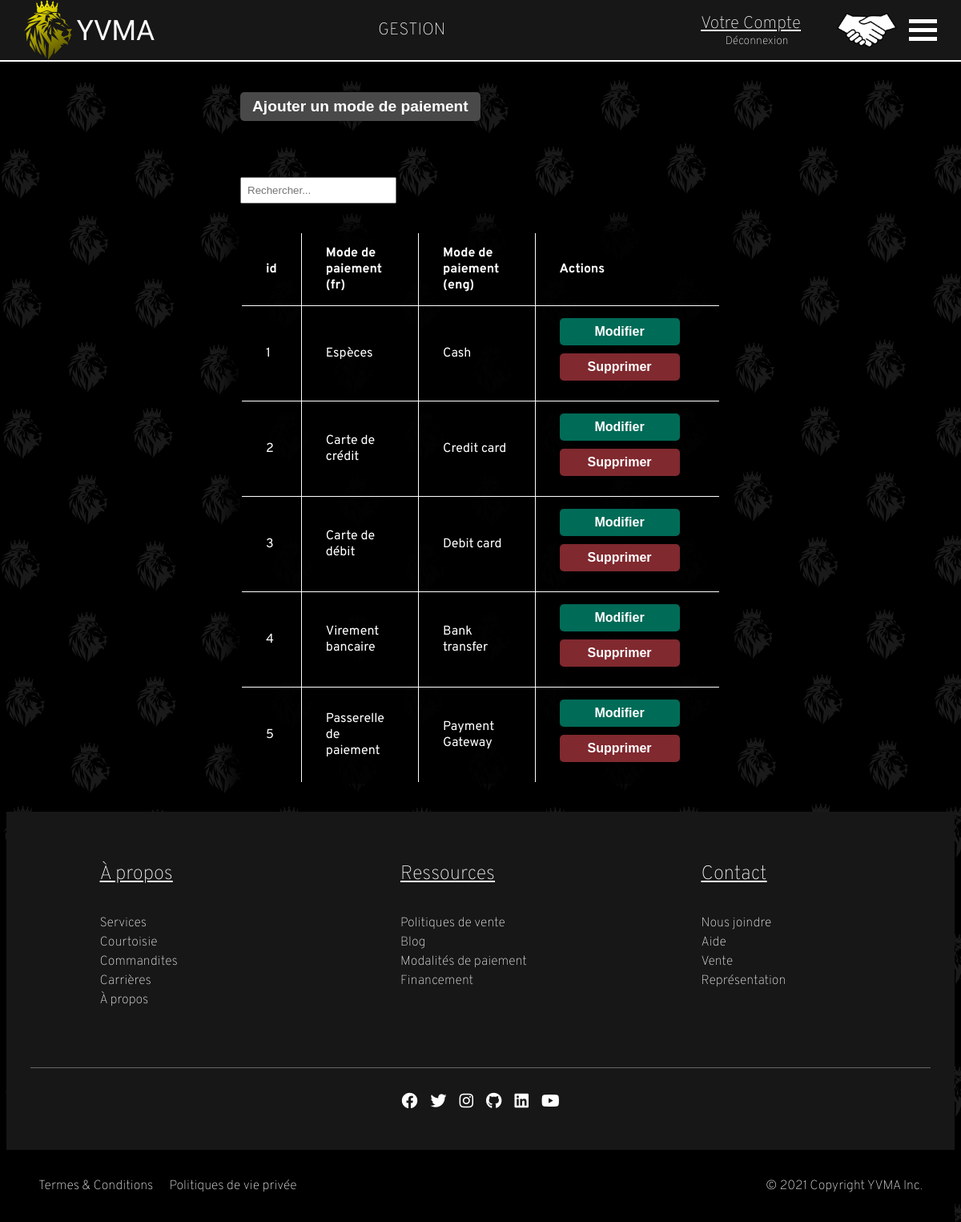
The page /VEHICULES_DOCCASION_INC/index.php?Commande&action=listeModePaiement (signed in) on the database its author committed.
### tables this page shows
CREATE TABLE modePaiement (
	idModePaiement SMALLINT UNSIGNED AUTO_INCREMENT,
	nomModeFR VARCHAR(50),
	nomModeEN VARCHAR(50),
	visibilite BOOLEAN NOT NULL,
	PRIMARY KEY(idModePaiement)
);

### VEHICULES_DOCCASION_INC/index.php (called while the page is built, shortened)
<?php
    function mon_autoloader($classe) {
        $repertoires = array(RACINE . "controleurs/",
						RACINE . "modeles/",
						RACINE . "vues/");
        foreach ($repertoires as $rep) {
            if (file_exists($rep . $classe . ".php")) {
                return;
            }
        }
    }
	Routeur::route();
?>

### VEHICULES_DOCCASION_INC/modeles/TemplateDAO.php (called while the page is built, shortened)
<?php
	abstract class TemplateDAO {
		protected $connexion;
		public function __construct() {
			$this->connexion = new PDO("mysql:host=localhost;dbname=concessionnaire", "root", "");
			$this->connexion->exec("SET NAMES'UTF8'");
		}
        public function obtenir_tous($nomTable) {
            $requete = "SELECT * FROM $nomTable WHERE $nomTable.visibilite = 1";
            $resultats = $this -> connexion -> query($requete);
            $resultats -> execute();
            return $resultats -> fetchAll(PDO::FETCH_ASSOC);
        }
	}
?>

### VEHICULES_DOCCASION_INC/vues/ListeModePaiement.php (the view, shortened to what this page needs)
<section class="yu-section">
    <div class="yu-table-modePaiement yu-btn-ajouter-container">
    <button class="yu-btn-ajouter">Ajouter un mode de paiement</button>
    </div>
    <div class="yu-table-responsive">
    <table class="yu-table yu-table-modePaiement" data-component="Pagination">
        <thead>
            <tr>
                <th>id</th>
                <th>Mode de paiement (fr)</th>
                <th>Mode de paiement (eng)</th>
                <th>Actions</th>
            </tr>
        </thead>
    <tbody>
    <?php foreach ($data['modePaiement'] as $modePaiement) { ?>
        <tr>
            <td data-js-idModePaiement><?= $modePaiement["idModePaiement"]?></td>
            <td><?= $modePaiement["nomModeFR"]?></td>
            <td><?= $modePaiement["nomModeEN"]?></td>
            <td><button class="yu-btn-modifier yu-btn">Modifier</button><button class="yu-btn-supprimer yu-btn">Supprimer</button></td>
        </tr>
    <?php }?>
    </tbody>
    </table>
    </div>
</section>

### VEHICULES_DOCCASION_INC/assets/styles/styles.css (style rules this page uses)
* { color: white; }
body { max-width: 100%; height: 100vh; min-height: 100vh; margin-top: calc(75px - 30px); box-sizing: border-box; font-family: 'Overpass', sans-serif; overflow-x: hidden; background-image: url(../images/lionBG2.svg); background-size: cover; }
button { -webkit-appearance: none; -moz-appearance: none; border: none; border-radius: 0; cursor: pointer; outline: none; padding: .5em 20px; transition: background-color .3s ease; width: fit-content; }
table { border-collapse: collapse; }
table, tr, th, td { border: solid 1px black; }
th, td { padding: 15px 30px; text-align: left; }

### VEHICULES_DOCCASION_INC/assets/styles/admin.css (style rules this page uses)
body { background-color: black; background-size: cover; background-attachment: fixed; background-position-y: 75px; overflow-x: hidden; }
.yu-btn-ajouter { color: white; padding: 7px 15px; background: rgba(73, 73, 73, 1); border-radius: 5px; box-shadow: 0 0 8px 1px rgb(0 0 0 / 70%); max-width: 1024px; margin: 70px 0 0 0; font-size: 1.2em; font-weight: 600; text-align: center; }
.yu-btn-modifier { background: rgb(0, 107, 87, 1); width: 150px; margin: 0 auto; border-radius: 5px; box-shadow: 0 0 8px 1px rgb(0 0 0 / 70%); font-size: 1em; font-weight: 600; }
.yu-btn-supprimer { background: #80292F; width: 150px; margin: 10px auto; border-radius: 5px; box-shadow: 0 0 8px 1px rgb(0 0 0 / 70%); font-size: 1em; font-weight: 600; }
.yu-table, .yu-table th, .yu-table td { border: 1px solid white; border-collapse: collapse; color: white; }
.yu-table-responsive { display: block; width: 100%; overflow-x: auto; }
.yu-table { width: 100%; max-width: 100%; margin: 70px auto; background: rgba(0, 0, 0, 0.9); box-shadow: 0 0 16px 15px rgba(0, 0, 0, 0.7); border: 2px solid rgba(0, 0, 0, 0); }
.yu-btn-ajouter-container { padding-top: 0; }
.yu-table-modePaiement { max-width: 600px; margin: 35px auto; }

### rows shown on the page
modepaiement: idModePaiement "1", nomModeFR "Espèces", nomModeEN "Cash"
modepaiement: idModePaiement "2", nomModeFR "Carte de crédit", nomModeEN "Credit card"
modepaiement: idModePaiement "3", nomModeFR "Carte de débit", nomModeEN "Debit card"
modepaiement: idModePaiement "4", nomModeFR "Virement bancaire", nomModeEN "Bank transfer"
modepaiement: idModePaiement "5", nomModeFR "Passerelle de paiement", nomModeEN "Payment Gateway"
